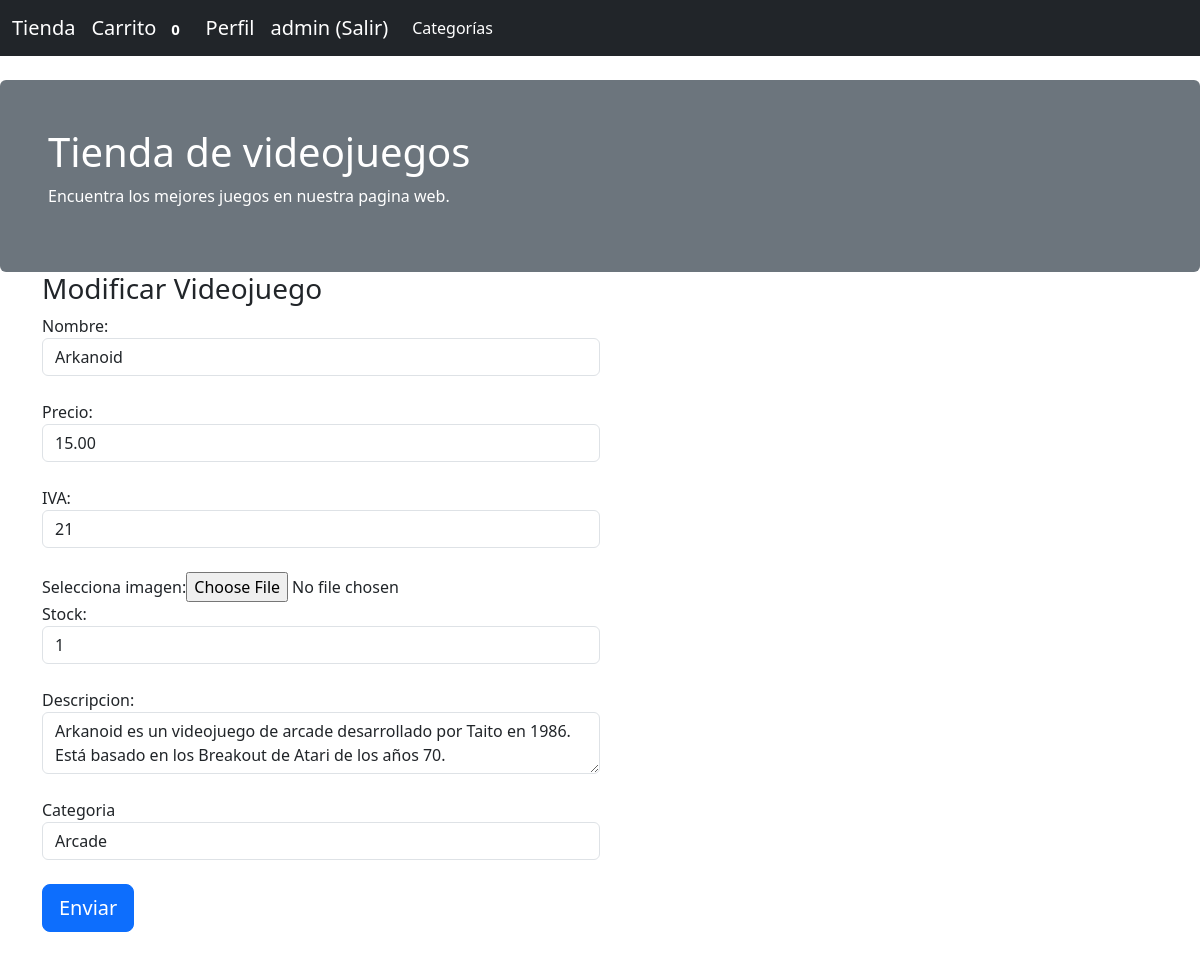
/articulos/3/edit (signed in), run on the app's committed database.
### application/model.py (models this page shows, shortened)
class Usuarios(db.Model, UserMixin) : # Clases de usuarios
    __tablename__ = 'usuarios'
    id = Column(Integer, primary_key=True)
    username = Column(String(100), nullable=False, unique=True)
    password_hash = Column(String(128), nullable=False)
    nombre = Column(String(200), nullable=False)
    email = Column(String(100), nullable=False, unique=True)
    admin = Column(Boolean, default=False)
    @property
    def password(self):
        raise AttributeError('password is not readable attribute')
    def is_admin(self) :
        return self.admin

class Articulos(db.Model) : # Clases de articulos
    __tablename__ = 'articulos'
    id = Column(Integer, primary_key=True)
    nombre = Column(String(100), nullable=False, unique=True)
    precio = Column(Float, default=0)
    iva = Column(Integer, default=21)
    descripcion = Column(String(255))
    image = Column(String(255))
    stock = Column(Integer, default=0)
    CategoriaId = Column(Integer, ForeignKey('categorias.id'), nullable=False)
    categorias = relationship('Categorias', backref='Articulos')

### application/app.py (the view, shortened to what this page needs)
@app.route('/articulos/<id>/edit', methods=['get', 'post'])
def articulos_edit(id) :
    if not current_user.is_admin() :
        return redirect(url_for('inicio'))
    art = Articulos.query.get(id) # Optengo el id por parametro de a ruta
    if art is None :
        abort(404)
    form = formArticulos(obj = art) # Cargo el formulario con los datos necesarios
    categorias = [(c.id, c.nombre) for c in Categorias.query.all()[0:]]
    form.CategoriaId.choices = categorias
    return render_template('articulos_new.html', form=form)

### application/form.py
class formArticulos(FlaskForm) :
    nombre = StringField('Nombre: ', validators=[DataRequired('Tienes que introducir el dato')])
    precio = DecimalField('Precio:', default=0, validators=[DataRequired('Tienes que introducir el dato')])
    iva = IntegerField('IVA: ', default=0, validators=[DataRequired('Tienes que introducir el dato')])
    descripcion = TextAreaField('Descripcion: ')
    photo = FileField('Selecciona imagen: ')
    stock = IntegerField('Stock: ', default=1, validators=[DataRequired('Tienes que introducir el dato')])
    CategoriaId = SelectField('Categoria', coerce=int)
    submit = SubmitField('Enviar')

### application/app.py (called while the page is built)
@login_manager.user_loader
def load_user(user_id) :
    return Usuarios.query.get(int(user_id))

@app.context_processor
def contar_carrito() :
    if not current_user.is_authenticated :
        return {'num_articulos' : 0}
    if request.cookies.get(str(current_user.id)) is None :
        return {'num_articulos' : 0}
    else :
        datos = json.loads(request.cookies.get(str(current_user.id)))
        return {'num_articulos' : len(datos)}

### application/templates/articulos_new.html (shortened to what this page needs)
{% extends 'base2.html' %}
{% block contenido %}
    <div class="container">
        <div class="col-md-6">
            <h3>
                {% if form.nombre.data %} Modificar Videojuego {% else %} Nuevo Videojuego {% endif %}
            </h3>
            <form class="form-horizontal" method="post" enctype="multipart/form-data">
                <div class="form-group">
                    {{ form.nombre.label() }}{{ form.nombre(size='100', class='form-control') }} <br>
                </div>
                <div class="form-group">
                    {{ form.precio.label() }}{{ form.precio(size='100', class='form-control') }} <br>
                </div>
                <div class="form-group">
                    {{ form.iva.label() }}{{ form.iva(size='100', class='form-control') }} <br>
                </div>
                <div class="form-group">
                    {{ form.photo.label() }}{{ form.photo() }} <br>
                </div>
                <div class="form-group">
                    {{ form.stock.label() }}{{ form.stock(size='100', class='form-control') }} <br>
                </div>
                <div class="form-group">
                    {{ form.descripcion.label() }}{{ form.descripcion(size='100', class='form-control') }} <br>
                </div>
                <div class="form-group">
                    {{ form.CategoriaId.label() }}{{ form.CategoriaId(class='form-control') }} <br>
                </div>
                {{ form.submit(class='btn btn-lg btn-primary btn-block') }}
            </form>
            <br>
        </div>
    </div>
{% endblock contenido %}

### application/templates/base2.html (shortened to what this page needs)
{% extends "base.html" %}
{% block navbar %}
<nav class="navbar navbar-expand-lg navbar-dark bg-dark">
    <div class="container-fluid">
        <a class="navbar-brand" href="/">Tienda</a>
        {% if current_user.is_authenticated %}
        <a href="/carrito" class="navbar-brand">Carrito <span class="badge">{{ num_articulos }}</span></a>
        <a href="/perfil/{{ current_user.username }}" class="navbar-brand">Perfil</a>
        <a href="/logout" class="navbar-brand">{{ current_user.username }} (Salir)</a>
        {% else %}
        <a href="/login" class="navbar-brand">Login</a>
        <a href="/registro" class="navbar-brand">Registro</a>
        {% endif %}
        <div class="collapse navbar-collapse" id="navbarNav">
            <ul class="navbar-nav">
                <li class="nav-item">
                    <a class="nav-link active" aria-current="page" href="{{url_for('categorias')}}">Categorías</a>
                </li>
            </ul>
        </div>
    </div>
</nav>
<div class="mt-4 p-5 bg-secondary text-white rounded">
    <h1>Tienda de videojuegos</h1>
    <p>Encuentra los mejores juegos en nuestra pagina web.</p>
</div>
{% endblock %}
{% block content %}
<div class="container-fluid">
    <div class="row">
        <div class="container">
            {% block contenido %}{% endblock %}
        </div>
    </div>
</div>
{% endblock %}

### data on the page
Usuarios: username "admin"
Articulos: nombre "Arkanoid", precio "15.00", iva "21", stock "1", descripcion "Arkanoid es un videojuego de arcade desarrollado por Taito en 1986. Está basado en los Breakout de Atari de los años 70.", CategoriaId "Arcade"

### other printed values
{{ num_articulos }} "0"
